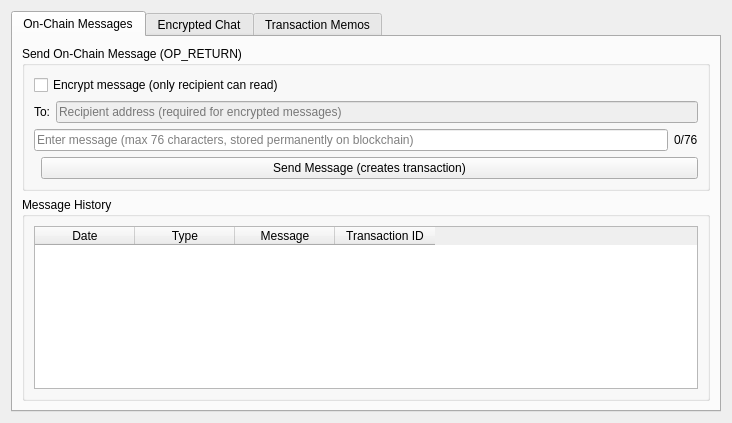
<?xml version="1.0" encoding="UTF-8"?>
<ui version="4.0">
 <class>MessagingPage</class>
 <widget class="QWidget" name="MessagingPage">
  <property name="geometry">
   <rect>
    <x>0</x>
    <y>0</y>
    <width>680</width>
    <height>420</height>
   </rect>
  </property>
  <property name="windowTitle">
   <string>Messaging</string>
  </property>
  <layout class="QVBoxLayout" name="verticalLayout">
   <item>
    <widget class="QTabWidget" name="tabWidget">
     <property name="currentIndex">
      <number>0</number>
     </property>
     <!-- OP_RETURN Messages Tab -->
     <widget class="QWidget" name="tabOpReturn">
      <attribute name="title">
       <string>On-Chain Messages</string>
      </attribute>
      <layout class="QVBoxLayout" name="verticalLayoutOpReturn">
       <item>
        <widget class="QGroupBox" name="groupSendOpReturn">
         <property name="title">
          <string>Send On-Chain Message (OP_RETURN)</string>
         </property>
         <layout class="QVBoxLayout" name="verticalLayoutSend">
          <item>
           <layout class="QHBoxLayout" name="horizontalLayoutEncrypt">
            <item>
             <widget class="QCheckBox" name="checkBoxEncrypt">
              <property name="text">
               <string>Encrypt message (only recipient can read)</string>
              </property>
             </widget>
            </item>
           </layout>
          </item>
          <item>
           <layout class="QHBoxLayout" name="horizontalLayoutRecipient">
            <item>
             <widget class="QLabel" name="labelRecipient">
              <property name="text">
               <string>To:</string>
              </property>
             </widget>
            </item>
            <item>
             <widget class="QLineEdit" name="lineEditRecipient">
              <property name="placeholderText">
               <string>Recipient address (required for encrypted messages)</string>
              </property>
              <property name="enabled">
               <bool>false</bool>
              </property>
             </widget>
            </item>
           </layout>
          </item>
          <item>
           <layout class="QHBoxLayout" name="horizontalLayoutOpReturnMsg">
            <item>
             <widget class="QLineEdit" name="lineEditOpReturnMessage">
              <property name="placeholderText">
               <string>Enter message (max 76 characters, stored permanently on blockchain)</string>
              </property>
              <property name="maxLength">
               <number>76</number>
              </property>
             </widget>
            </item>
            <item>
             <widget class="QLabel" name="labelCharCount">
              <property name="text">
               <string>0/76</string>
              </property>
              <property name="minimumWidth">
               <number>50</number>
              </property>
             </widget>
            </item>
           </layout>
          </item>
          <item>
           <layout class="QHBoxLayout" name="horizontalLayoutOpReturnBtn">
            <item>
             <spacer name="horizontalSpacer">
              <property name="orientation">
               <enum>Qt::Horizontal</enum>
              </property>
             </spacer>
            </item>
            <item>
             <widget class="QPushButton" name="pushButtonSendOpReturn">
              <property name="text">
               <string>Send Message (creates transaction)</string>
              </property>
             </widget>
            </item>
           </layout>
          </item>
         </layout>
        </widget>
       </item>
       <item>
        <widget class="QGroupBox" name="groupOpReturnHistory">
         <property name="title">
          <string>Message History</string>
         </property>
         <layout class="QVBoxLayout" name="verticalLayoutHistory">
          <item>
           <widget class="QTableWidget" name="tableOpReturnMessages">
            <property name="selectionBehavior">
             <enum>QAbstractItemView::SelectRows</enum>
            </property>
            <property name="selectionMode">
             <enum>QAbstractItemView::SingleSelection</enum>
            </property>
            <property name="sortingEnabled">
             <bool>true</bool>
            </property>
            <column>
             <property name="text">
              <string>Date</string>
             </property>
            </column>
            <column>
             <property name="text">
              <string>Type</string>
             </property>
            </column>
            <column>
             <property name="text">
              <string>Message</string>
             </property>
            </column>
            <column>
             <property name="text">
              <string>Transaction ID</string>
             </property>
            </column>
           </widget>
          </item>
         </layout>
        </widget>
       </item>
      </layout>
     </widget>
     <!-- P2P Chat Tab -->
     <widget class="QWidget" name="tabP2PChat">
      <attribute name="title">
       <string>Encrypted Chat</string>
      </attribute>
      <layout class="QHBoxLayout" name="horizontalLayoutP2P">
       <!-- Conversation List -->
       <item>
        <widget class="QWidget" name="widgetConversations">
         <property name="maximumWidth">
          <number>250</number>
         </property>
         <layout class="QVBoxLayout" name="verticalLayoutConvosOuter">
          <property name="spacing">
           <number>4</number>
          </property>
          <property name="margin">
           <number>0</number>
          </property>
          <!-- Conversations Header with Refresh Icon -->
          <item>
           <layout class="QHBoxLayout" name="horizontalLayoutConvoHeader">
            <item>
             <widget class="QLabel" name="labelConversations">
              <property name="text">
               <string>Conversations</string>
              </property>
              <property name="font">
               <font>
                <bold>true</bold>
               </font>
              </property>
             </widget>
            </item>
            <item>
             <widget class="QPushButton" name="pushButtonRefreshP2P">
              <property name="text">
               <string>↻</string>
              </property>
              <property name="maximumWidth">
               <number>28</number>
              </property>
              <property name="maximumHeight">
               <number>28</number>
              </property>
              <property name="toolTip">
               <string>Refresh conversations</string>
              </property>
              <property name="flat">
               <bool>true</bool>
              </property>
             </widget>
            </item>
            <item>
             <spacer name="horizontalSpacerConvoHeader">
              <property name="orientation">
               <enum>Qt::Horizontal</enum>
              </property>
             </spacer>
            </item>
           </layout>
          </item>
          <!-- Pending Requests Section -->
          <item>
           <widget class="QListWidget" name="listPendingRequests">
            <property name="maximumHeight">
             <number>80</number>
            </property>
            <property name="visible">
             <bool>false</bool>
            </property>
            <property name="styleSheet">
             <string>QListWidget { background-color: #fff3cd; border: 1px solid #ffc107; }</string>
            </property>
           </widget>
          </item>
          <!-- Conversation List -->
          <item>
           <widget class="QListWidget" name="listConversations">
            <property name="contextMenuPolicy">
             <enum>Qt::CustomContextMenu</enum>
            </property>
           </widget>
          </item>
          <item>
           <widget class="QPushButton" name="pushButtonNewConversation">
            <property name="text">
             <string>New Conversation</string>
            </property>
           </widget>
          </item>
          <item>
           <widget class="QPushButton" name="pushButtonKeyExchange">
            <property name="text">
             <string>Start Secure Chat</string>
            </property>
            <property name="toolTip">
             <string>Exchange encryption keys with this contact for secure messaging</string>
            </property>
           </widget>
          </item>
         </layout>
        </widget>
       </item>
       <!-- Chat Area -->
       <item>
        <widget class="QGroupBox" name="groupChat">
         <property name="title">
          <string>Chat</string>
         </property>
         <layout class="QVBoxLayout" name="verticalLayoutChat">
          <item>
           <layout class="QHBoxLayout" name="horizontalLayoutChatHeader">
            <item>
             <widget class="QLabel" name="labelChatPeer">
              <property name="text">
               <string>Select a conversation to start chatting</string>
              </property>
              <property name="font">
               <font>
                <bold>true</bold>
               </font>
              </property>
             </widget>
            </item>
            <item>
             <spacer name="horizontalSpacerChatHeader">
              <property name="orientation">
               <enum>Qt::Horizontal</enum>
              </property>
             </spacer>
            </item>
            <item>
             <widget class="QPushButton" name="pushButtonInviteUser">
              <property name="text">
               <string>+ Invite</string>
              </property>
              <property name="maximumWidth">
               <number>70</number>
              </property>
              <property name="toolTip">
               <string>Invite another user to this encrypted chat</string>
              </property>
              <property name="enabled">
               <bool>false</bool>
              </property>
             </widget>
            </item>
            <item>
             <widget class="QPushButton" name="pushButtonManageGroup">
              <property name="text">
               <string>👥</string>
              </property>
              <property name="maximumWidth">
               <number>32</number>
              </property>
              <property name="toolTip">
               <string>Manage group members and permissions</string>
              </property>
              <property name="enabled">
               <bool>false</bool>
              </property>
             </widget>
            </item>
            <item>
             <widget class="QPushButton" name="pushButtonChatBackground">
              <property name="text">
               <string>🎨</string>
              </property>
              <property name="maximumWidth">
               <number>32</number>
              </property>
              <property name="toolTip">
               <string>Change chat background color</string>
              </property>
             </widget>
            </item>
           </layout>
          </item>
          <item>
           <widget class="QTextBrowser" name="textBrowserChat">
            <property name="openExternalLinks">
             <bool>false</bool>
            </property>
           </widget>
          </item>
          <item>
           <layout class="QHBoxLayout" name="horizontalLayoutIdentity">
            <item>
             <widget class="QLabel" name="labelSendAs">
              <property name="text">
               <string>Send as:</string>
              </property>
             </widget>
            </item>
            <item>
             <widget class="QComboBox" name="comboBoxIdentity">
              <property name="sizePolicy">
               <sizepolicy hsizetype="Expanding" vsizetype="Fixed">
                <horstretch>1</horstretch>
                <verstretch>0</verstretch>
               </sizepolicy>
              </property>
              <property name="minimumWidth">
               <number>300</number>
              </property>
             </widget>
            </item>
            <item>
             <widget class="QPushButton" name="pushButtonRefreshIdentities">
              <property name="text">
               <string>↻</string>
              </property>
              <property name="maximumWidth">
               <number>30</number>
              </property>
              <property name="flat">
               <bool>true</bool>
              </property>
             </widget>
            </item>
           </layout>
          </item>
          <item>
           <layout class="QHBoxLayout" name="horizontalLayoutChatInput">
            <item>
             <widget class="QLineEdit" name="lineEditChatMessage">
              <property name="placeholderText">
               <string>Type your encrypted message...</string>
              </property>
              <property name="enabled">
               <bool>false</bool>
              </property>
             </widget>
            </item>
            <item>
             <widget class="QPushButton" name="pushButtonSendP2P">
              <property name="text">
               <string>Send</string>
              </property>
              <property name="enabled">
               <bool>false</bool>
              </property>
             </widget>
            </item>
           </layout>
          </item>
         </layout>
        </widget>
       </item>
      </layout>
     </widget>
     <!-- Transaction Memos Tab -->
     <widget class="QWidget" name="tabMemos">
      <attribute name="title">
       <string>Transaction Memos</string>
      </attribute>
      <layout class="QVBoxLayout" name="verticalLayoutMemos">
       <item>
        <widget class="QGroupBox" name="groupAddMemo">
         <property name="title">
          <string>Add/Edit Memo</string>
         </property>
         <layout class="QGridLayout" name="gridLayoutMemo">
          <item row="0" column="0">
           <widget class="QLabel" name="labelTxId">
            <property name="text">
             <string>Transaction ID:</string>
            </property>
           </widget>
          </item>
          <item row="0" column="1">
           <widget class="QLineEdit" name="lineEditMemoTxId">
            <property name="placeholderText">
             <string>Enter transaction ID or paste from history</string>
            </property>
           </widget>
          </item>
          <item row="1" column="0">
           <widget class="QLabel" name="labelMemo">
            <property name="text">
             <string>Memo:</string>
            </property>
           </widget>
          </item>
          <item row="1" column="1">
           <widget class="QTextEdit" name="textEditMemo">
            <property name="placeholderText">
             <string>Enter your memo (stored locally only, not on blockchain)</string>
            </property>
            <property name="maximumHeight">
             <number>80</number>
            </property>
           </widget>
          </item>
          <item row="2" column="1">
           <layout class="QHBoxLayout" name="horizontalLayoutMemoButtons">
            <item>
             <spacer name="horizontalSpacerMemo">
              <property name="orientation">
               <enum>Qt::Horizontal</enum>
              </property>
             </spacer>
            </item>
            <item>
             <widget class="QPushButton" name="pushButtonDeleteMemo">
              <property name="text">
               <string>Delete</string>
              </property>
             </widget>
            </item>
            <item>
             <widget class="QPushButton" name="pushButtonSaveMemo">
              <property name="text">
               <string>Save Memo</string>
              </property>
             </widget>
            </item>
           </layout>
          </item>
         </layout>
        </widget>
       </item>
       <item>
        <widget class="QGroupBox" name="groupMemoSearch">
         <property name="title">
          <string>Search Memos</string>
         </property>
         <layout class="QHBoxLayout" name="horizontalLayoutSearch">
          <item>
           <widget class="QLineEdit" name="lineEditMemoSearch">
            <property name="placeholderText">
             <string>Search in memos...</string>
            </property>
           </widget>
          </item>
          <item>
           <widget class="QPushButton" name="pushButtonSearchMemo">
            <property name="text">
             <string>Search</string>
            </property>
           </widget>
          </item>
         </layout>
        </widget>
       </item>
       <item>
        <widget class="QGroupBox" name="groupMemoList">
         <property name="title">
          <string>Saved Memos</string>
         </property>
         <layout class="QVBoxLayout" name="verticalLayoutMemoList">
          <item>
           <widget class="QTableWidget" name="tableMemos">
            <property name="selectionBehavior">
             <enum>QAbstractItemView::SelectRows</enum>
            </property>
            <property name="selectionMode">
             <enum>QAbstractItemView::SingleSelection</enum>
            </property>
            <property name="sortingEnabled">
             <bool>true</bool>
            </property>
            <column>
             <property name="text">
              <string>Transaction ID</string>
             </property>
            </column>
            <column>
             <property name="text">
              <string>Memo</string>
             </property>
            </column>
            <column>
             <property name="text">
              <string>Date Added</string>
             </property>
            </column>
           </widget>
          </item>
         </layout>
        </widget>
       </item>
      </layout>
     </widget>
    </widget>
   </item>
  </layout>
 </widget>
 <resources/>
 <connections/>
</ui>
